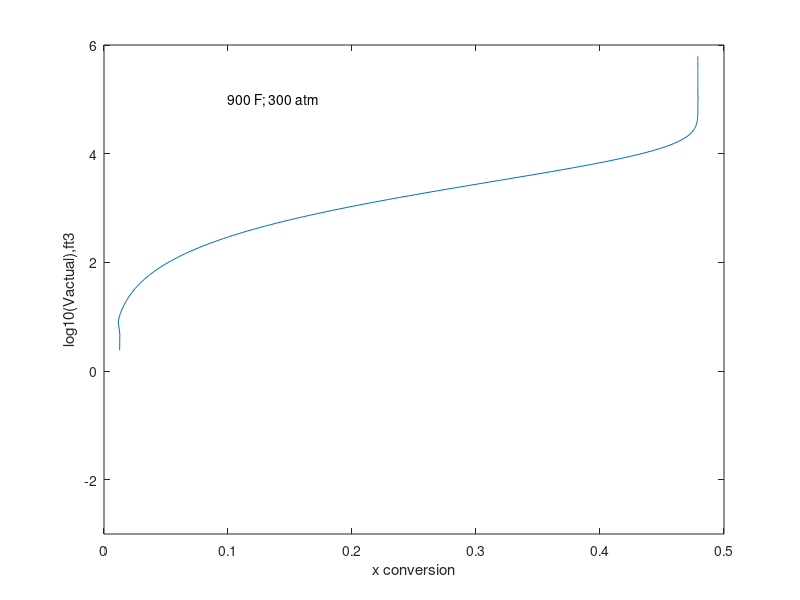

Source code (MATLAB):
function [] = NH3_pfr_reactor_inerts_hw_28_22_()

clc
clear

% initial conditions

initialconversion = 0; 
Vrange = [0 100]; % ft^3

% call runge kutta algorithm [ode45]

[V,x] =ode45(@diffeq,Vrange,initialconversion);

Vactual = V*2984./x; % ft^3 for 100,000 ton/yr plant
logVactual =log10(Vactual);

% create output table
table1 = [x,Vactual*10^-4]

% create output figure
figure (1)
plot(x,logVactual)

xlabel('x conversion')
ylim([-3 6])
ylabel('log10(Vactual),ft3')
text (0.1,5,'{900 F; 300 atm}')


end

function dxdV = diffeq (V,x)

% constants

k1=0.125; % lbmol/ft^3/h
beta = 0.00140; 
K = 0.00467;
P = 300; % atm

% differential eqns
dxdV = zeros(1,1);

yN=0.225*(1-x);
yH=3*yN;
yNH3=0.45*x;

dxdV(1)=k1*(yN*yH^3-(yNH3^3/(K^2*P^2)))/((yNH3*yH^0.5+beta*yH^2)^1.5)/0.225;


end






